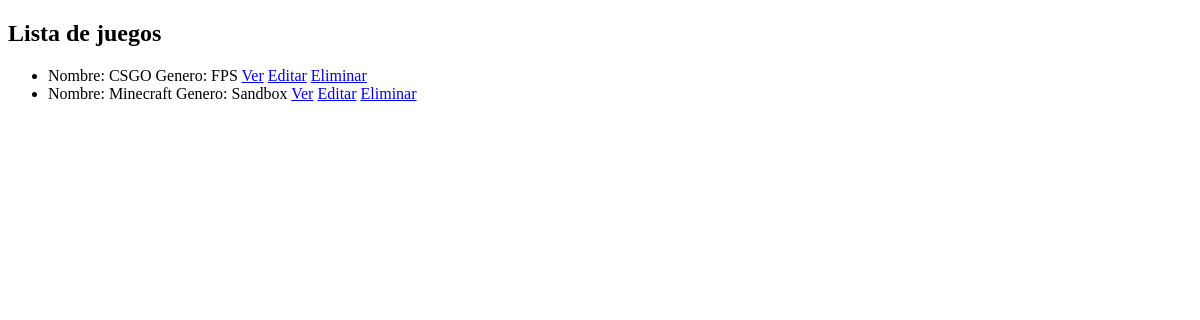
The app's page /app/juegos/list (signed in), older data.
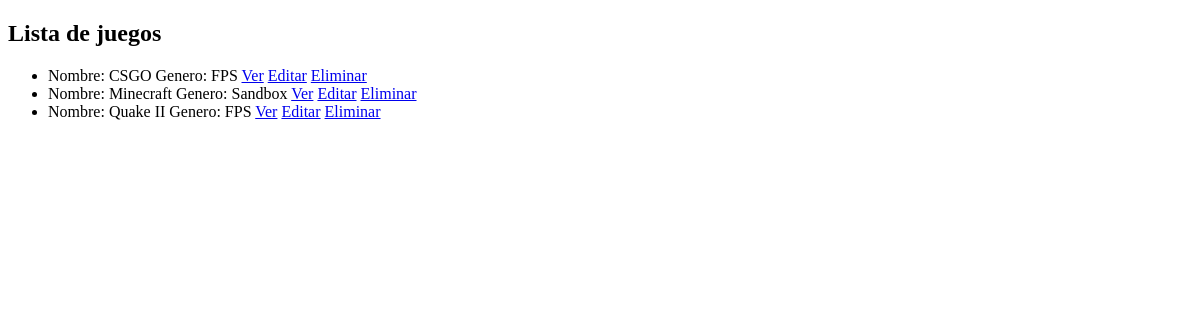
The same page, newer data.
### ProyectoFinalApp/models.py (models this page shows)
class Juego(models.Model):
    nombre = models.CharField(max_length = 20)
    genero = models.CharField(max_length = 20)
    class Meta:
        verbose_name_plural = "Juegos"

### ProyectoFinalApp/views.py (the view)
# urls.py: path('juegos/list', JuegoList.as_view(), name = "juegosList"),
class JuegoList(LoginRequiredMixin, ListView):
    model = Juego
    template_name = "ProyectoFinalApp/juegosList.html"

### ProyectoFinalApp/templates/ProyectoFinalApp/juegosList.html (shortened to what this page needs)
<!DOCTYPE html>
<html lang="en">
<head>
</head>
<body>
    <h2>Lista de juegos</h2>
    <ul>
        {% for juego in object_list %}
        <li>
            Nombre: {{juego.nombre}}
            Genero: {{juego.genero}}
            <a href="{% url 'juegoDetail' juego.id %}">Ver</a>
            <a href="{% url 'juegoUpdate' juego.id %}">Editar</a>
            <a href="{% url 'juegoDelete' juego.id %}">Eliminar</a>
        </li>
        {% endfor %}
    </ul>
</body>
</html>

Row changes from the older to the newer data that the page shows:
added Juego: nombre "Quake II", genero "FPS"
